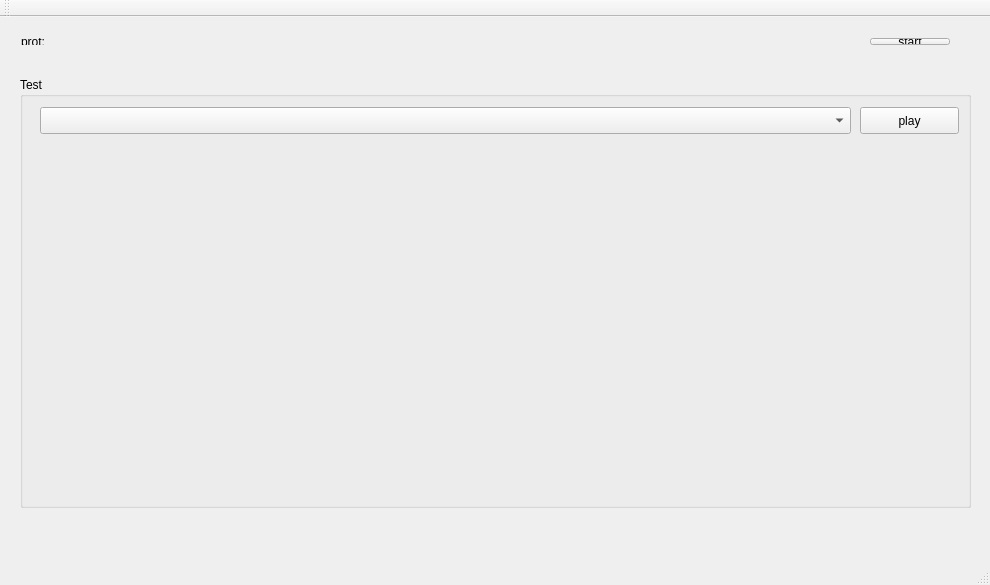
<?xml version="1.0" encoding="UTF-8"?>
<ui version="4.0">
 <class>MainWindow</class>
 <widget class="QMainWindow" name="MainWindow">
  <property name="geometry">
   <rect>
    <x>0</x>
    <y>0</y>
    <width>990</width>
    <height>585</height>
   </rect>
  </property>
  <property name="windowTitle">
   <string>MainWindow</string>
  </property>
  <widget class="QWidget" name="centralWidget">
   <widget class="QGroupBox" name="groupBox">
    <property name="geometry">
     <rect>
      <x>20</x>
      <y>60</y>
      <width>951</width>
      <height>431</height>
     </rect>
    </property>
    <property name="title">
     <string>Test</string>
    </property>
    <widget class="QComboBox" name="playLink_cmb">
     <property name="geometry">
      <rect>
       <x>20</x>
       <y>30</y>
       <width>811</width>
       <height>27</height>
      </rect>
     </property>
    </widget>
    <widget class="QPushButton" name="pushButton">
     <property name="geometry">
      <rect>
       <x>840</x>
       <y>30</y>
       <width>99</width>
       <height>27</height>
      </rect>
     </property>
     <property name="text">
      <string>play</string>
     </property>
    </widget>
   </widget>
   <widget class="QWidget" name="">
    <property name="geometry">
     <rect>
      <x>10</x>
      <y>10</y>
      <width>951</width>
      <height>29</height>
     </rect>
    </property>
    <layout class="QHBoxLayout" name="horizontalLayout">
     <item>
      <widget class="QLabel" name="port_lab">
       <property name="maximumSize">
        <size>
         <width>16777215</width>
         <height>27</height>
        </size>
       </property>
       <property name="text">
        <string>prot:</string>
       </property>
      </widget>
     </item>
     <item>
      <spacer name="horizontalSpacer">
       <property name="orientation">
        <enum>Qt::Horizontal</enum>
       </property>
       <property name="sizeHint" stdset="0">
        <size>
         <width>40</width>
         <height>20</height>
        </size>
       </property>
      </spacer>
     </item>
     <item>
      <widget class="QPushButton" name="start_btn">
       <property name="maximumSize">
        <size>
         <width>16777215</width>
         <height>27</height>
        </size>
       </property>
       <property name="text">
        <string>start</string>
       </property>
      </widget>
     </item>
    </layout>
   </widget>
  </widget>
  <widget class="QMenuBar" name="menuBar">
   <property name="geometry">
    <rect>
     <x>0</x>
     <y>0</y>
     <width>990</width>
     <height>28</height>
    </rect>
   </property>
  </widget>
  <widget class="QToolBar" name="mainToolBar">
   <attribute name="toolBarArea">
    <enum>TopToolBarArea</enum>
   </attribute>
   <attribute name="toolBarBreak">
    <bool>false</bool>
   </attribute>
  </widget>
  <widget class="QStatusBar" name="statusBar"/>
 </widget>
 <layoutdefault spacing="6" margin="11"/>
 <resources/>
 <connections>
  <connection>
   <sender>start_btn</sender>
   <signal>clicked()</signal>
   <receiver>MainWindow</receiver>
   <slot>startOrStop_slot()</slot>
   <hints>
    <hint type="sourcelabel">
     <x>904</x>
     <y>66</y>
    </hint>
    <hint type="destinationlabel">
     <x>954</x>
     <y>192</y>
    </hint>
   </hints>
  </connection>
  <connection>
   <sender>pushButton</sender>
   <signal>clicked()</signal>
   <receiver>MainWindow</receiver>
   <slot>play_slot()</slot>
   <hints>
    <hint type="sourcelabel">
     <x>916</x>
     <y>141</y>
    </hint>
    <hint type="destinationlabel">
     <x>980</x>
     <y>311</y>
    </hint>
   </hints>
  </connection>
 </connections>
 <slots>
  <slot>startOrStop_slot()</slot>
  <slot>play_slot()</slot>
 </slots>
</ui>
